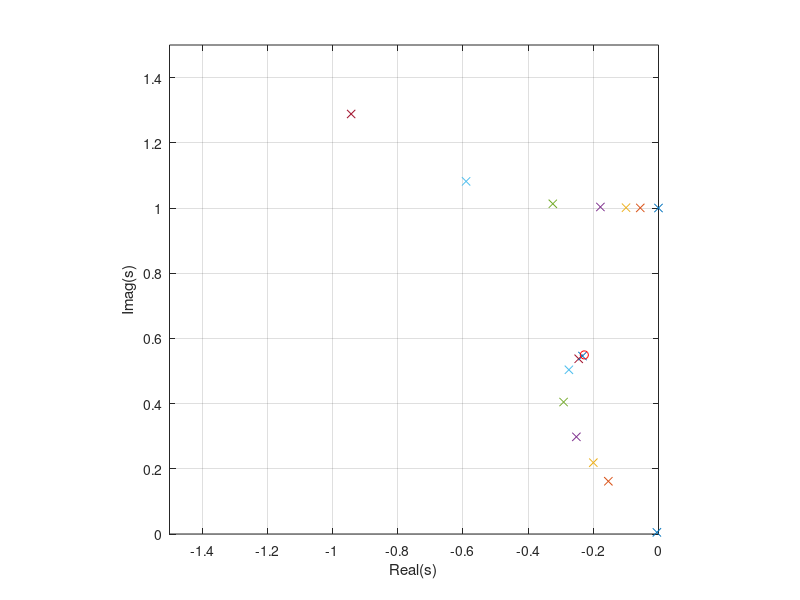

Source code (MATLAB): (Note: this script raises an error after producing the figure.)
% Script p6_2_09.m; cart with pendulum; x=[y ydot th thdot]'; 
% J=int(y'*Q*y+u'Ru)dt;	                                 7/92, 7/17/02
%
ep=.5; C=[1 0 0 0; 0 0 1 0]; A=[0 1 0 0; 0 0 ep 0; 0 0 0 1; 0 0 -1 0];
B=[0 1 0 -1]'; D=[0 0]'; Q=[1e-8 10.^[-2:.5:1] 10^5]; N=length(Q);
ev=zeros(4,N); for i=1:N, [k,S,ev(:,i)]=lqr(A,B,C'*Q(i)*C,1); end
zc=ev(:,N); ev=ev(:,[1:N-1]);                    % zc=compromise zeros
%
figure(1); clf; plot(real(ev),imag(ev),'x',real(zc),imag(zc),'ro');
grid; axis([-1.5 0 0 1.5]); axis('square'); xlabel('Real(s)')
ylabel('Imag(s)')
%
k=lqr(A,B,C'*C,1); t=4*pi*[0:.01:1]'; w=zeros(length(t),1);
xo=[-1 0 0 0]'; [y,x]=lsim(A-B*k,B,C,D,w,t,xo); u=-x*k'; t=t/(2*pi);
%
figure(2); clf; subplot(211), plot(t,y(:,1)); grid; ylabel('y')
axis([0 2 -1 .5]); subplot(212), H=plot(t,y(:,2),t,u,'r--'); grid 
axis([0 2 -.5 1]); legend('f','\theta'); xlabel('t / 2 \pi')
